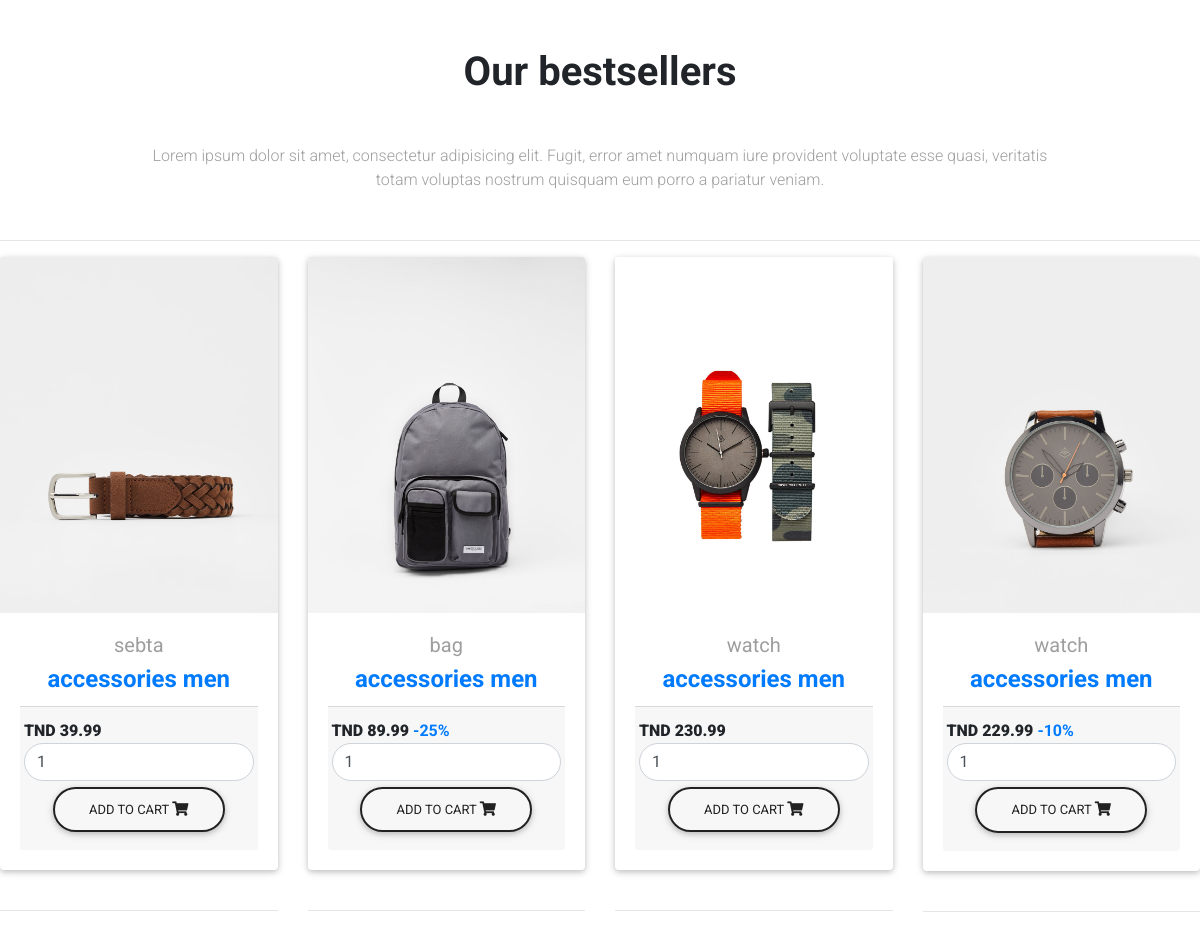
/fetch_accessories_men.php, run on the app's committed database.
### tables this page shows
CREATE TABLE IF NOT EXISTS `tbl_product` (
  `id` int(11) NOT NULL,
  `name` varchar(255) NOT NULL,
  `image` varchar(255) NOT NULL,
  `price` double(10,2) NOT NULL,
  `cathegories` varchar(20) DEFAULT NULL,
  `type` varchar(20) DEFAULT NULL,
  `balance` varchar(10) DEFAULT NULL,
  `quantity` int(11) DEFAULT NULL
);

### fetch_accessories_men.php (the view, shortened to what this page needs)
<!DOCTYPE html>
<html>
<head>
  <link rel="stylesheet" href="https://use.fontawesome.com/releases/v5.7.0/css/all.css">
    <link href="MDBootstrap/css/bootstrap.min.css" rel="stylesheet">
    <link href="MDBootstrap/css/mdb.min.css" rel="stylesheet">
    <link href="MDBootstrap/css/style.css" rel="stylesheet">
</head>
<body>
   <section class="text-center my-5">
  <h2 class="h1-responsive font-weight-bold text-center my-5 ">Our bestsellers</h2>
  <p class="grey-text text-center w-responsive mx-auto mb-5 ">Lorem ipsum dolor sit amet, consectetur
    adipisicing elit. Fugit, error amet numquam iure provident voluptate esse quasi, veritatis totam voluptas
    nostrum quisquam eum porro a pariatur veniam.</p>
    <hr>
</body>
</html>
<div class="row">
<?php
include('database_connection.php');
$query = "SELECT * FROM tbl_product where cathegories='men' and type='accessories'  ORDER BY id DESC";
$statement = $connect->prepare($query);
if($statement->execute())
{
  $result = $statement->fetchAll();
  $output = '';
  foreach($result as $k)
  {
    $output .= '
<div class="col-lg-3 col-md-6 mb-lg-0 mb-4">
      <div class="card card-cascade narrower card-ecommerce example hoverable">
        <div class="view view-cascade overlay ">
          <img src="img/'.$k["image"].'"" class="card-img-top"
            >
          <a>
            <div class="mask rgba-white-slight"></div>
          </a>
        </div>
        <div class="card-body card-body-cascade text-center">
          <a href="" class="grey-text">
            <h5 id="name'.$k["id"].'">'.$k["name"].'</h5>
            <input type="hidden" name="hidden_name" id="name'.$k["id"].'" value="'.$k["name"].'" />
          </a>
          <h4 class="card-title">
            <strong>
              <a href="">'.$k["type"].'</a>
              <a href="">'.$k["cathegories"].'</a>
            </strong>
          </h4>
          <div class="card-footer px-1">
            <span class="float-left font-weight-bold">
              <strong>TND '.$k["price"] .'</strong>
              <a href="">'.$k["balance"].'</a>
              <input type="hidden" name="hidden_price" id="price'.$k["id"].'" value="'.$k["price"].'" />
            </span>
            <div>
            <input type="text"  name="quantity" id="quantity' . $k["id"] .'" class="form-control rounded-pill example hoverable" value="1" />
            <button type="button" name="add_to_cart" id="'.$k["id"].'" class="btn btn-outline-dark  add_to_cart rounded-pill example hoverable">Add to Cart <i class="fas fa-shopping-cart"></i></button>
            </div>
          </div>
        </div>
      </div>
      <br>
      <hr>
    </div>
    ';
  }
  echo $output;
}
?>
</div>

### data on the page
tbl_product: image (picture), name "sebta", type "accessories", cathegories "men", price "39.99"
tbl_product: image (picture), name "bag", type "accessories", cathegories "men", price "89.99", balance "-25%"
tbl_product: image (picture), name "watch", type "accessories", cathegories "men", price "230.99"
tbl_product: image (picture), name "watch", type "accessories", cathegories "men", price "229.99", balance "-10%"
